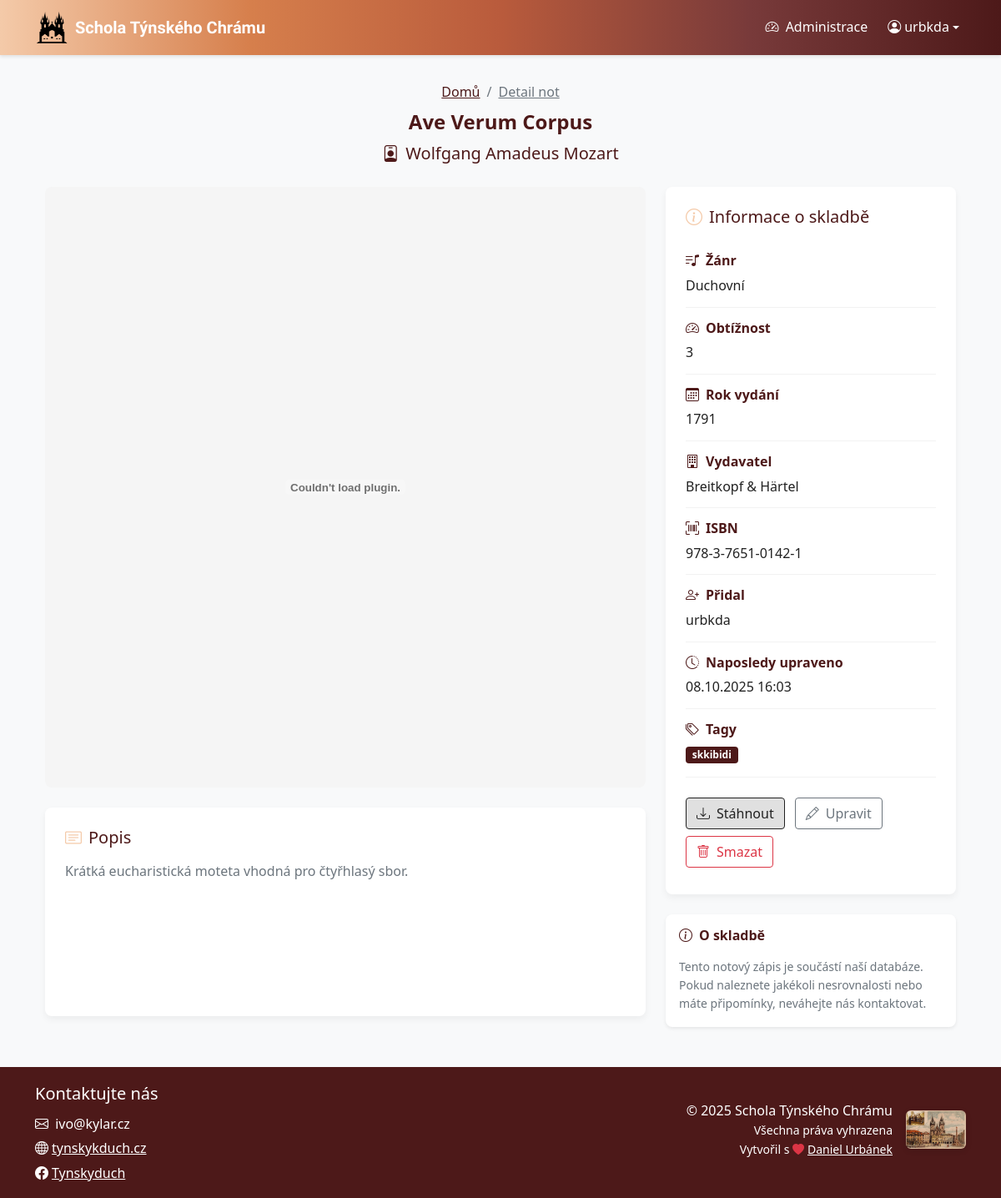
Screenshot of /noty/ave-verum-corpus (signed in) with the database file from the repository.
### sheet_music_app/models.py (models this page shows, shortened)
class Sheet(models.Model):
    RELIGIOUS = "REL"
    CHORAL = "CHO"
    JAZZ = "JAZ"
    POPULAR = "POP"
    CLASSICAL = "CLA"
    SECULAR = "SEC"
    FOLCLORE = "FOL"
    GENRE_CHOICES = [
        (RELIGIOUS, "Duchovní"),
        (CHORAL, "Sborová"),
        (JAZZ, "Jazzová"),
        (POPULAR, "Populární"),
        (CLASSICAL, "Klasická"),
        (SECULAR, "Světská"),
        (FOLCLORE, "Folklórní"),
    ]
    DIFFICULTY_CHOICES = [
        (1, 'Velmi snadná'),
        (2, 'Snadná'),
        (3, 'Střední'),
        (4, 'Obtížná'),
        (5, 'Velmi obtížná'),
    ]
    title = models.CharField(max_length=200)
    composer = models.CharField(max_length=200)
    arranger = models.CharField(max_length=200, blank=True, null=True)
    genre = models.CharField(choices=GENRE_CHOICES, blank=True, null=True)
    difficulty_level = models.CharField(choices=DIFFICULTY_CHOICES, blank=True, null=True, max_length=1)
    publication_year = models.IntegerField(blank=True, null=True)
    publisher = models.CharField(max_length=200, blank=True, null=True)
    isbn = models.CharField(max_length=20, blank=True, null=True)
    description = models.TextField(blank=True, null=True)
    date_created = models.DateTimeField(auto_now_add=True)
    date_modified = models.DateTimeField(auto_now=True)
    created_by = models.ForeignKey('auth.User', on_delete=models.CASCADE)
    modified_by = models.ForeignKey('auth.User', on_delete=models.CASCADE, related_name='modified_sheets')
    sheet_file = models.FileField()
    preview_image = models.ImageField(blank=True, null=True)
    public = models.BooleanField(default=False)
    slug = models.SlugField(max_length=255, unique=True, blank=True, null=True)
    tags = models.ManyToManyField(Tag, blank=True, related_name="sheets")

class Tag(models.Model):
    name = models.CharField(max_length=50, unique=True)
    class Meta:
        ordering = ["name"]

### sheet_music_app/views.py (the view)
# urls.py: path("noty/<slug:slug>", views.sheet_profile, name="sheet_profile"),
@login_required(login_url='login')
def sheet_profile(request, slug):
    sheet = get_object_or_404(Sheet, slug=slug)
    return render(request, "sheet_profile.html", {"sheet": sheet})

### sheet_music_app/templates/sheet_profile.html (shortened to what this page needs)
{% extends 'base.html' %}
{% load static %}
{% load permissions %}
{% block content %}
<div class="container mb-3">
    <div class="sheet-header">
        <div class="sheet-header-content text-center">
            <nav aria-label="breadcrumb" class="d-flex justify-content-center">
                <ol class="breadcrumb mb-2 mt-2">
                    <li class="breadcrumb-item"><a href="{% url 'home' %}" class="text-secondary">Domů</a></li>
                    <li class="breadcrumb-item active" aria-current="page"><a href="{% if sheet.slug %}{% url 'sheet_profile' sheet.slug %}{% else %}{% url 'sheet_profile_by_pk' sheet.id %}{% endif %}" class="text-muted">Detail not</a></li>
                </ol>
            </nav>
            <h1 class="fw-bold mb-2">{{ sheet.title }}</h1>
            <p class="lead mb-2">
                <i class="bi bi-person-badge me-2"></i>{{ sheet.composer }}
            </p>
        </div>
    </div>
</div>
<div class="container">
    <div class="row">
        <div class="col-lg-8">
            <div class="sheet-preview-container-large mb-4">
                {% if sheet.sheet_file %}
                    {% if sheet.sheet_file.url|slice:"-4:"|lower == ".pdf" %}
                        <embed src="{{ sheet.sheet_file.url }}#toolbar=0&navpanes=0&scrollbar=0" type="application/pdf" class="w-100" />
                    {% else %}
                        <img src="{{ sheet.sheet_file.url }}" alt="{{ sheet.title }}" class="img-fluid w-100" />
                    {% endif %}
                {% else %}
                    <div class="text-center p-5 bg-light">
                        <i class="bi bi-file-earmark-music display-1 text-muted"></i>
                        <p class="mt-3 text-muted">Náhled není k dispozici</p>
                    </div>
                {% endif %}
            </div>
            <div class="description-box">
                <h3 class="h5 mb-3">
                    <i class="bi bi-card-text me-2 text-primary"></i>Popis
                </h3>
                <div class="text-muted">
                    {% if sheet.description %}
                        {{ sheet.description|linebreaks }}
                    {% else %}
                        <em class="text-secondary">Zatím bez popisu.</em>
                    {% endif %}
                </div>
            </div>
        </div>
        <div class="col-lg-4">
            <div class="sheet-meta mb-4">
                <h3 class="h5 mb-3">
                    <i class="bi bi-info-circle me-2 text-primary"></i>Informace o skladbě
                </h3>
                <div class="meta-item">
                    <div class="meta-label">
                        <i class="bi bi-music-note-list me-2"></i><strong>Žánr</strong>
                    </div>
                    <div class="meta-value">
                        {{ sheet.get_genre_display|default:"Neuvedeno" }}
                    </div>
                </div>
                <div class="meta-item">
                    <div class="meta-label">
                        <i class="bi bi-speedometer2 me-2"></i><strong>Obtížnost</strong>
                    </div>
                    <div class="meta-value">
                        {{ sheet.get_difficulty_level_display|default:"Neuvedeno" }}
                    </div>
                </div>
                {% if sheet.publication_year %}
                <div class="meta-item">
                    <div class="meta-label">
                        <i class="bi bi-calendar3 me-2"></i><strong>Rok vydání</strong>
                    </div>
                    <div class="meta-value">
                        {{ sheet.publication_year }}
                    </div>
                </div>
                {% endif %}
                {% if sheet.publisher %}
                <div class="meta-item">
                    <div class="meta-label">
                        <i class="bi bi-building me-2"></i><strong>Vydavatel</strong>
                    </div>
                    <div class="meta-value">
                        {{ sheet.publisher }}
                    </div>
                </div>
                {% endif %}
                {% if sheet.isbn %}
                <div class="meta-item">
                    <div class="meta-label">
                        <i class="bi bi-upc-scan me-2"></i><strong>ISBN</strong>
                    </div>
                    <div class="meta-value">
                        {{ sheet.isbn }}
                    </div>
                </div>
                {% endif %}
                <div class="meta-item">
                    <div class="meta-label">
                        <i class="bi bi-person-plus me-2"></i><strong>Přidal</strong>
                    </div>
                    <div class="meta-value">
                        {{ sheet.created_by.get_full_name|default:sheet.created_by.username }}
                    </div>
                </div>
                <div class="meta-item">
                    <div class="meta-label">
                        <i class="bi bi-clock-history me-2"></i><strong>Naposledy upraveno</strong>
                    </div>
                    <div class="meta-value">
                        {{ sheet.date_modified|date:"d.m.Y H:i" }}
                    </div>
                </div>
                {% if sheet.tags.all %}
                <div class="meta-item">
                    <div class="meta-label">
                        <i class="bi bi-tags me-2"></i><strong>Tagy</strong>
                    </div>
                    <div class="meta-value">
                        {% for tag in sheet.tags.all %}
                            <span class="badge bg-secondary me-1 mb-1">{{ tag.name }}</span>
                        {% empty %}
                            <span class="text-muted">Žádné</span>
                        {% endfor %}
                    </div>
                </div>
                {% endif %}
                <div class="mt-2 pt-3 action-buttons">
                    {% if sheet.sheet_file %}
                        <a href="{{ sheet.sheet_file.url }}" class="btn btn-primary mb-2" download>
                            <i class="bi bi-download me-2"></i>Stáhnout
                        </a>
                    {% endif %}
                    {% if user|is_editor or user|is_superuser %}
                        <a href="{% url 'edit_sheet' sheet.id %}" class="btn btn-outline-secondary mb-2">
                            <i class="bi bi-pencil me-2"></i>Upravit
                        </a>
                        <button type="button"
                                class="btn btn-outline-danger mb-2"
                                data-bs-toggle="modal"
                                data-bs-target="#deleteModal">
                            <i class="bi bi-trash me-2"></i>Smazat
                        </button>
                    {% endif %}
                </div>
            </div>
            <div class="card border-0 shadow-sm">
                <div class="card-body">
                    <h5 class="card-title mb-3">
                        <i class="bi bi-info-circle me-2"></i>O skladbě
                    </h5>
                    <p class="card-text text-muted small">
                        Tento notový zápis je součástí naší databáze. Pokud naleznete jakékoli nesrovnalosti nebo máte
                        připomínky, neváhejte nás kontaktovat.
                    </p>
                </div>
            </div>
        </div>
    </div>
</div>
{% endblock %}

### sheet_music_app/templates/base.html (shortened to what this page needs)
<!DOCTYPE html>
{% load static %}
{% load permissions %}
<html lang="cs">
<head>
    <link href="https://cdn.jsdelivr.net/npm/bootstrap@5.0.2/dist/css/bootstrap.min.css" rel="stylesheet">
    <link rel="stylesheet" href="https://cdn.jsdelivr.net/npm/bootstrap-icons@1.9.1/font/bootstrap-icons.css">
    <link href="{% static 'css/style.css' %}" rel="stylesheet">
</head>
<body class="d-flex flex-column min-vh-100">
    <header>
        <nav class="navbar navbar-expand-lg navbar-dark sticky-top">
            <div class="container">
                <a class="navbar-brand d-flex align-items-center" href="{% url 'home' %}">
                    <img src="{% static 'images/tynsky_duch_logo.png' %}" alt="Logo" width="40" height="40" class="d-inline-block align-text-top me-2">
                    <span class="text-black uncial-antiqua-regular">Schola Týnského Chrámu</span>
                </a>
                <div class="navbar-collapse" id="navbarNav">
                    <ul class="navbar-nav">
                        {% if user.is_authenticated %}
                            {% if user|is_superuser %}
                            <li class="nav-item me-2">
                                <a class="nav-link" href="/admin/" target="_blank">
                                    <i class="bi bi-speedometer2 me-1"></i> Administrace
                                </a>
                            </li>
                            {% endif %}
                            <li class="nav-item dropdown">
                                <a class="nav-link dropdown-toggle d-flex align-items-center" href="#" id="userDropdown" role="button" data-bs-toggle="dropdown" aria-expanded="false">
                                    <i class="bi bi-person-circle me-1"></i>
                                    <span>{{ user.get_short_name|default:user.username }}</span>
                                </a>
                            </li>
                        {% endif %}
                    </ul>
                </div>
            </div>
        </nav>
    </header>
    <main class="flex-grow-1 py-4">
        <div class="container">
            {% block content %}{% endblock %}
        </div>
    </main>
    <footer class="bg-secondary py-3 mt-auto">
        <div class="container">
            <div class="row">
                <div class="col-md-6 text-center text-white text-md-start">
                    <p class="mb-2 text-white fs-5">Kontaktujte nás</p>
                    <p class="mb-1"><i class="bi bi-envelope me-1"></i> ivo@kylar.cz</p>
                    <p class="mb-1"><a href="https://tynskyduch.webnode.cz/" class="text-white"><i class="bi bi-globe me-1"></i>tynskykduch.cz</a></p>
                    <p class="mb-0"><a href="https://www.facebook.com/tynskyduch/" class="text-white"><i class="bi bi-facebook me-1"></i>Tynskyduch</a></p>
                </div>
                <div class="col-md-6 d-flex flex-column align-items-center align-items-md-end mt-2 mt-md-0 text-white">
                    <div class="d-flex align-items-center gap-3 mt-4">
                        <div class="text-end">
                            <p class="mb-0">&copy; {% now "Y" %} Schola Týnského Chrámu</p>
                            <p class="small mb-0">Všechna práva vyhrazena</p>
                            <p class="small mb-0">Vytvořil s <i class="bi bi-heart-fill text-danger me-1"></i><a href="https://github.com/Urbanekda" class="text-white">Daniel Urbánek</a></p>
                        </div>
                        <img src="{% static 'images/tynsky_chram_pohled.jpg' %}"
                             alt="Týnský chrám"
                             class="footer-mark d-none d-sm-block"
                             loading="lazy">
                    </div>
                </div>
            </div>
        </div>
    </footer>
</body>
</html>

### rows the page displays
Sheet: title "Ave Verum Corpus", composer "Wolfgang Amadeus Mozart", description "Krátká eucharistická moteta vhodná pro čtyřhlasý sbor.", genre "Duchovní", difficulty_level "3", publication_year "1791", publisher "Breitkopf & Härtel", isbn "978-3-7651-0142-1", created_by.get_full_name "urbkda", date_modified "08.10.2025 16:03"
Tag: name "skkibidi"

### other values shown
{{ user.get_short_name|default:user.username }} "urbkda"
